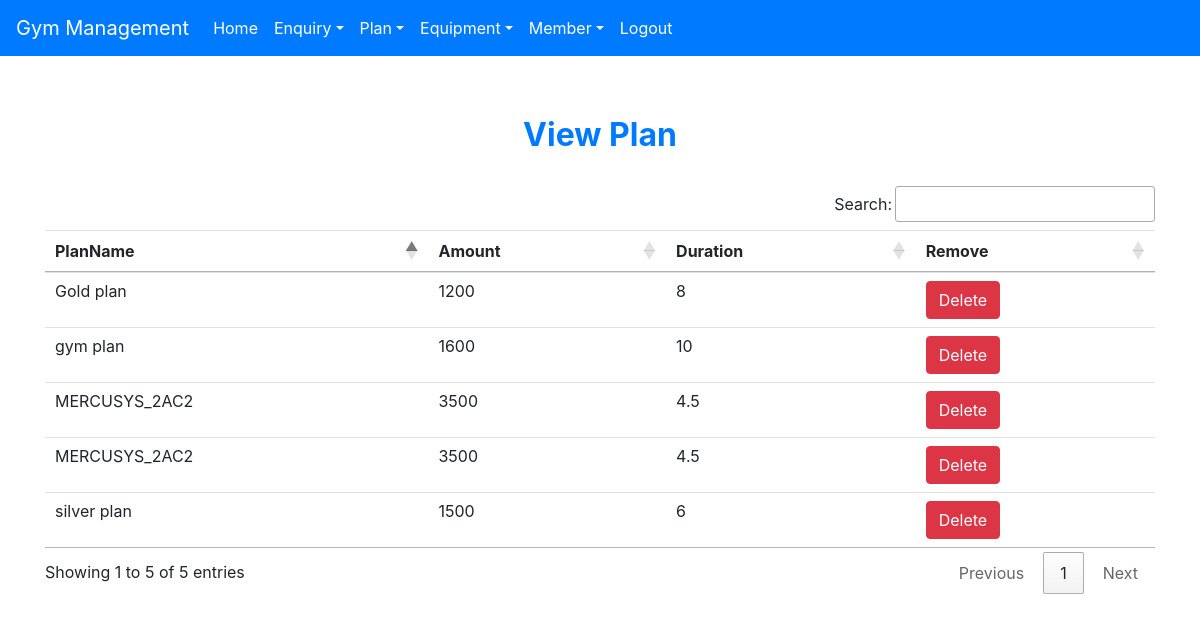
The app's page /view_plan (signed in) with its own data.
### gymManagement/gym/models.py (models this page shows, shortened)
class Plan(models.Model):
    name = models.CharField(max_length=50)
    amount = models.CharField(max_length=10)
    duration = models.CharField(max_length=10)

### gymManagement/gym/views.py (the view)
# urls.py: path('view_plan',View_Plan,name='view_plan'),
def View_Plan(request):
    if not request.user.is_staff:
        return redirect('login')
    plan = Plan.objects.all()
    d = {'plan':plan}
    return render(request, 'view_plan.html', d)

### gymManagement/gym/templates/view_plan.html
{% extends 'navigationbar.html' %}
{% block body %}
<div class="container" style="margin-top:60px">
<h2 class="text-center text-primary font-weight-bold">View Plan</h2>
    <br>
    <table id ="example" class="table table-hover">
        <thead>
    <tr>
        <th>PlanName</th>
        <th>Amount</th>
        <th>Duration</th>
        <th>Remove</th>
    </tr>
    </thead>
    <tbody>
    {% for i in plan %}
        <tr>
            <td>{{i.name}}</td>
            <td>{{i.amount}}</td>
            <td>{{i.duration}}</td>
            <td><a class= "btn btn-danger" href="{% url 'delete_plan' i.id%}" onclick="return confirm('Are you sure?')">Delete</a></td>
        </tr>
    {% endfor %}
    </tbody>
    </table>
</div>
    {% endblock %}

### gymManagement/gym/templates/navigationbar.html (shortened to what this page needs)
<html lang="en">
<head>
    {% load static %}
  <link rel="stylesheet" href="https://maxcdn.bootstrapcdn.com/bootstrap/4.5.0/css/bootstrap.min.css">
  <link rel="stylesheet" href="{% static 'css/mystyle.css' %}">
  <link rel="stylesheet" href="https://cdn.datatables.net/1.10.21/css/jquery.dataTables.min.css">
 <link rel="stylesheet" href="https://cdn.datatables.net/buttons/1.6.2/css/buttons.dataTables.min.css">
</head>
<nav class="navbar navbar-expand-md bg-primary navbar-dark">
    <a class="navbar-brand" href="" >Gym Management</a>
    <div class="collapse navbar-collapse" id="abc">
        <ul class="navbar-nav">
            {% if request.user.is_staff %}
            <li class="nav-item"><a class="nav-link" href="{%url 'home'%}">Home</a></li>
            <li class="nav-item dropdown">
                <a class="nav-link dropdown-toggle" data-toggle="dropdown"href="#">Enquiry</a>
            </li>
                <li class="nav-item dropdown">
                <a class="nav-link dropdown-toggle" data-toggle="dropdown"href="#">Plan</a>
            </li>
                <li class="nav-item dropdown">
                <a class="nav-link dropdown-toggle" data-toggle="dropdown"href="#">Equipment</a>
            </li>
                <li class="nav-item dropdown">
                <a class="nav-link dropdown-toggle" data-toggle="dropdown"href="#">Member</a>
            </li>
                <li class="nav-item"><a class="nav-link" href="{%url 'logout'%}">Logout</a></li>
            {%endif %}
        </ul>
    </div>
</nav>
{% block body %}
{% endblock %}

### gymManagement/gym/static/css/mystyle.css (style rules this page uses)
.nav-link { color: white!important; }

### records on screen
Plan: name "silver plan", amount "1500", duration "6"
Plan: name "Gold plan", amount "1200", duration "8"
Plan: name "gym plan", amount "1600", duration "10"
Plan: name "MERCUSYS_2AC2", amount "3500", duration "4.5"
Plan: name "MERCUSYS_2AC2", amount "3500", duration "4.5"
